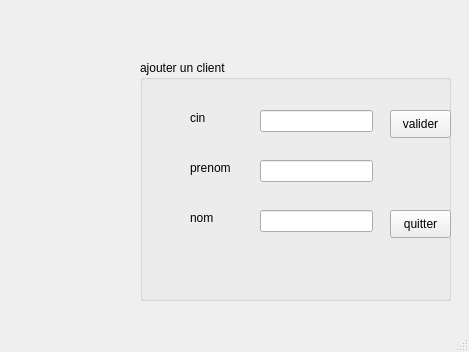
<?xml version="1.0" encoding="UTF-8"?>
<ui version="4.0">
 <class>MainWindow</class>
 <widget class="QMainWindow" name="MainWindow">
  <property name="geometry">
   <rect>
    <x>0</x>
    <y>0</y>
    <width>469</width>
    <height>352</height>
   </rect>
  </property>
  <property name="windowTitle">
   <string>MainWindow</string>
  </property>
  <widget class="QWidget" name="centralwidget">
   <widget class="QGroupBox" name="groupBox">
    <property name="geometry">
     <rect>
      <x>140</x>
      <y>60</y>
      <width>311</width>
      <height>241</height>
     </rect>
    </property>
    <property name="title">
     <string>ajouter un client</string>
    </property>
    <widget class="QLabel" name="label">
     <property name="geometry">
      <rect>
       <x>50</x>
       <y>50</y>
       <width>56</width>
       <height>16</height>
      </rect>
     </property>
     <property name="text">
      <string>cin</string>
     </property>
    </widget>
    <widget class="QLabel" name="label_2">
     <property name="geometry">
      <rect>
       <x>50</x>
       <y>100</y>
       <width>56</width>
       <height>16</height>
      </rect>
     </property>
     <property name="text">
      <string>prenom</string>
     </property>
    </widget>
    <widget class="QLabel" name="label_3">
     <property name="geometry">
      <rect>
       <x>50</x>
       <y>150</y>
       <width>56</width>
       <height>16</height>
      </rect>
     </property>
     <property name="text">
      <string>nom</string>
     </property>
    </widget>
    <widget class="QLineEdit" name="LineEdit_cin">
     <property name="geometry">
      <rect>
       <x>120</x>
       <y>50</y>
       <width>113</width>
       <height>22</height>
      </rect>
     </property>
    </widget>
    <widget class="QLineEdit" name="LineEdit_prenom">
     <property name="geometry">
      <rect>
       <x>120</x>
       <y>100</y>
       <width>113</width>
       <height>22</height>
      </rect>
     </property>
    </widget>
    <widget class="QLineEdit" name="LineEdit_nom">
     <property name="geometry">
      <rect>
       <x>120</x>
       <y>150</y>
       <width>113</width>
       <height>22</height>
      </rect>
     </property>
    </widget>
    <widget class="QPushButton" name="pushButton">
     <property name="geometry">
      <rect>
       <x>250</x>
       <y>50</y>
       <width>61</width>
       <height>28</height>
      </rect>
     </property>
     <property name="text">
      <string>valider</string>
     </property>
    </widget>
    <widget class="QPushButton" name="pushButton_2">
     <property name="geometry">
      <rect>
       <x>250</x>
       <y>150</y>
       <width>61</width>
       <height>28</height>
      </rect>
     </property>
     <property name="text">
      <string>quitter</string>
     </property>
    </widget>
   </widget>
  </widget>
  <widget class="QMenuBar" name="menubar">
   <property name="geometry">
    <rect>
     <x>0</x>
     <y>0</y>
     <width>469</width>
     <height>26</height>
    </rect>
   </property>
  </widget>
  <widget class="QStatusBar" name="statusbar"/>
 </widget>
 <resources/>
 <connections/>
</ui>
